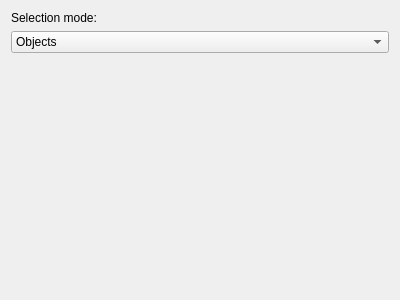
<?xml version="1.0" encoding="UTF-8"?>
<ui version="4.0">
 <class>SelectWidget</class>
 <widget class="QWidget" name="SelectWidget">
  <property name="geometry">
   <rect>
    <x>0</x>
    <y>0</y>
    <width>400</width>
    <height>300</height>
   </rect>
  </property>
  <property name="windowTitle">
   <string>Form</string>
  </property>
  <layout class="QGridLayout" name="gridLayout">
   <item row="0" column="0">
    <layout class="QVBoxLayout" name="verticalLayout">
     <item>
      <widget class="QLabel" name="selectionModeLabel">
       <property name="text">
        <string>Selection mode:</string>
       </property>
      </widget>
     </item>
     <item>
      <widget class="QComboBox" name="selectionModeComboBox">
       <item>
        <property name="text">
         <string>Objects</string>
        </property>
       </item>
       <item>
        <property name="text">
         <string>Surfaces</string>
        </property>
       </item>
      </widget>
     </item>
    </layout>
   </item>
   <item row="1" column="0">
    <spacer name="verticalSpacer">
     <property name="orientation">
      <enum>Qt::Orientation::Vertical</enum>
     </property>
     <property name="sizeHint" stdset="0">
      <size>
       <width>20</width>
       <height>245</height>
      </size>
     </property>
    </spacer>
   </item>
  </layout>
 </widget>
 <resources/>
 <connections/>
</ui>
